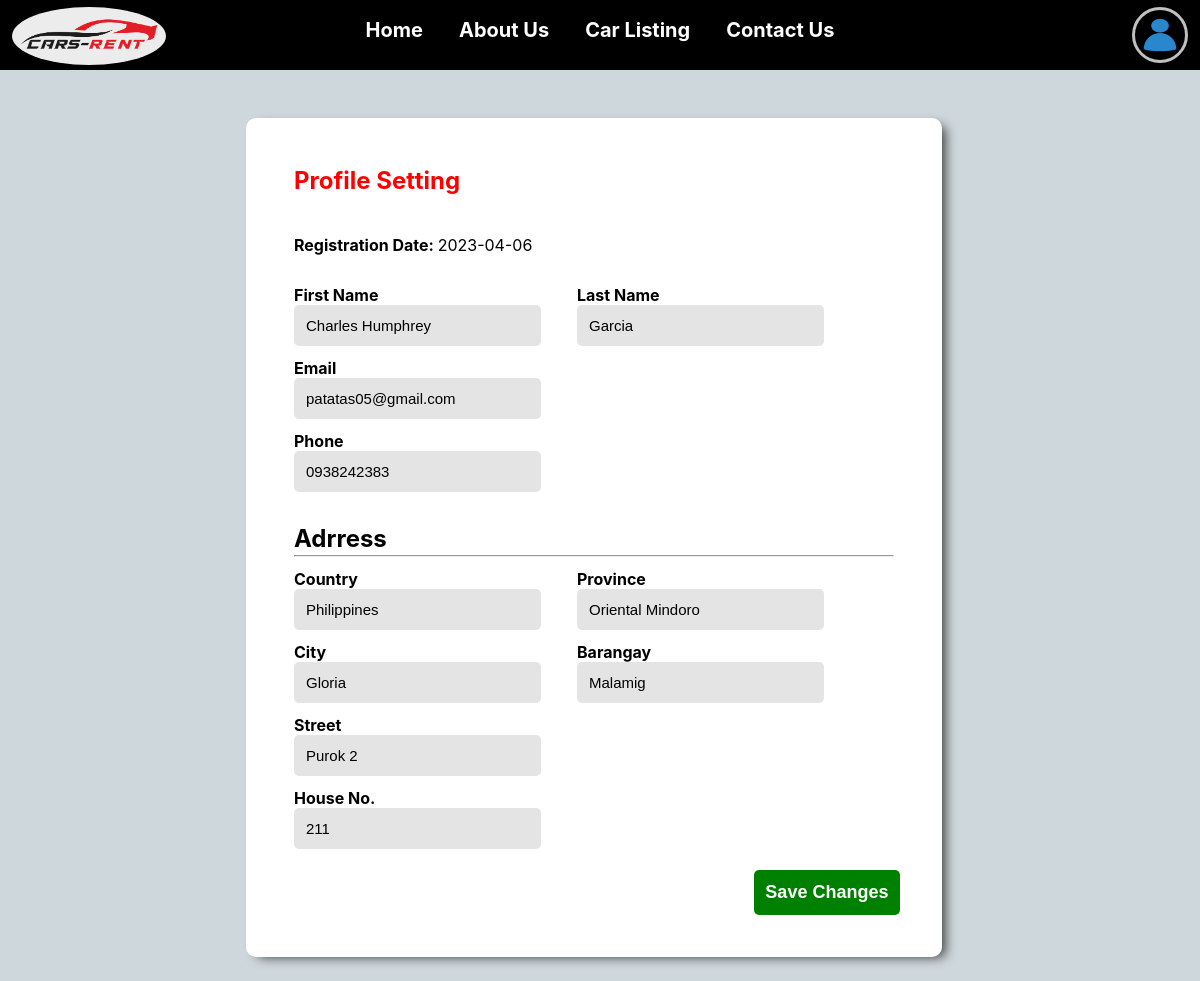
Page /profile.php (signed in) on the committed database.
### tables this page shows
CREATE TABLE `tblusers` (
  `user_id` int(11) NOT NULL,
  `First_Name` varchar(120) NOT NULL,
  `Last_Name` varchar(120) NOT NULL,
  `Email` varchar(100) NOT NULL,
  `Password` varchar(100) NOT NULL,
  `ContactNo` char(11) NOT NULL,
  `house_no` varchar(20) DEFAULT NULL,
  `street` varchar(100) DEFAULT NULL,
  `Barangay` varchar(100) NOT NULL,
  `City` varchar(100) NOT NULL,
  `ZipCode` int(4) NOT NULL,
  `Province` varchar(100) NOT NULL,
  `Country` varchar(100) NOT NULL,
  `RegDate` date NOT NULL
);

### profile.php (the view, shortened to what this page needs)
<?php
	include("include/connection.php");
?>
<!DOCTYPE html>
<html>
<head>
	<link rel="stylesheet" type="text/css" href="css/animate.min.css">
	<link rel="stylesheet" type="text/css" href="css/userside.css">
</head>
<body>
	<div class="navbar">
		<div class="logo">
			<img src="img/logo.png">
		</div>
		<a href="home.php" >Home</a>
		<a href="aboutus.php" >About Us</a>
		<a href="carlist.php" >Car Listing</a>
		<a href="contactus.php">Contact Us</a>
		<div class="profile" id="profile">
			<img src="img/person.png">
		</div>
	</div>
	<div class="profile-box">
		<form method="get">
		<h2 style="margin-bottom:40px;color: red;">Profile Setting</h2>
		<?php
			$user_id = $_SESSION['id'];
			$sql_show = "SELECT * FROM tblusers where user_id = '{$user_id}'";
			$result = $conn->query($sql_show);
			while($rows = $result->fetch_assoc()){
		?>
			<p style="margin-bottom:20px;"><b>Registration Date: </b><?php echo $rows['RegDate']; ?></p>
			<div class="profile-section">
				<div class="rowss">
					<div class="names" >
						<label class="profile-label">First Name</label>
						<input type="text" name="fname" value="<?php echo $rows['First_Name']; ?>">
					</div>
					<div class="names">
						<label class="profile-label">Last Name</label>
						<input type="text" name="lname" value="<?php echo $rows['Last_Name']; ?>">
					</div>
				</div>
				<div class="rowss">
					<div class="names">
						<label class="profile-label1">Email</label>
						<input class="input1" type="email" name="phone" value="<?php echo $rows['Email']; ?>">
					</div>
				</div>
				<div class="rowss">
					<div class="names">
						<label class="profile-label1">Phone</label>
						<input type="number" name="email" value="<?php echo $rows['ContactNo']; ?>">
					</div>
				</div>
				<h2 style="margin-top:5%;">Adrress</h2>
				<hr>
				<div class="rowss">
					<div class="names">
						<label class="profile-label1">Country</label>
						<input readonly type="text" name="country" value="<?php echo $rows['Country']; ?>">
					</div>
					<div class="names">
						<label class="profile-label1">Province</label>
						<input type="text" name="province" value="<?php echo $rows['Province']; ?>">
					</div>
				</div>
				<div class="rowss">
					<div class="names">
						<label class="profile-label1">City</label>
						<input type="text" name="city" value="<?php echo $rows['City']; ?>">
					</div>
					<div class="names">
						<label class="profile-label1">Barangay</label>
						<input type="text" name="barangay" value="<?php echo $rows['Barangay']; ?>">
					</div>
				</div>
				<div class="rowss">
					<div class="names">
						<label class="profile-label1">Street</label>
						<input type="text" name="street" value="<?php echo $rows['street']; ?>">
					</div>
				</div>
				<div class="rowss">
					<div class="names">
						<label class="profile-label1">House No.</label>
						<input type="text" name="houseno" value="<?php echo $rows['house_no']; ?>">
					</div>
				</div>
			</div>
		<?php
			}
		?>
			<input id="save" type="submit" name="save" value="Save Changes">
		</form>
	</div>
</body>
</html>

### css/userside.css (style rules this page uses)
* { margin: 0; padding: 0; }
body { font-family: "Inter",sans-serif; background-color: #607d8b4d; overflow-x: hidden; }
.navbar { height: 70px; width: 100%; background-color: black; display: flex; place-content: center; position: relative; }
.navbar a { padding: 1.5%; font-size: 20px; font-weight: 700; color: white; text-align: center; text-decoration: none; transition: ease-in-out .2s; }
.navbar .logo { position: absolute; left: 1%; top: 10%; cursor: pointer; background-color: #ececec; padding: 2px; border-radius: 50%; }
.navbar .logo img { width: 150px; height: 50px; }
.navbar .profile { position: absolute; right: 1%; top: 10%; cursor: pointer; }
.navbar .profile img { width: 50px; height: 50px; border-radius: 50%; border: 3px solid silver; }
.profile-box { width: 50%; background-color: white; padding: 4% 4% 9% 4%; margin: 4% 0 2% 20.5%; border-radius: 10px; position: relative; box-shadow: 4px 4px 17px 28px rgba(0,0,0,0.75); -webkit-box-shadow: 7px 4px 12px -4px rgba(0,0,0,0.75); -moz-box-shadow: 4px 4px 17px 3px rgba(0,0,0,0.75); }
.profile-box form #save { padding: 1.7%; font-size: 18px; position: absolute; bottom: 5%; right: 6%; background-color: green; font-weight: 700; color: white; border: none; border-radius: 5px; cursor: pointer; }
.profile-box .profile-section { display: flex; flex-direction: column; gap: 2px; }
.profile-box .profile-section .rowss { display: flex; flex-direction: row; gap: 10%; }
.profile-box .profile-section .rowss .names { display: flex; flex-direction: column; }
.profile-box .profile-section .rowss label { font-weight: 700; margin-top: 10px; }
.profile-box .profile-section .rowss input { padding: 12px; font-size: 15px; width: 100%; border-radius: 5px; border: none; background-color: #80808036; }
.profile-label { font-weight: 700; }

### rows in the picture
tblusers: RegDate "2023-04-06", fname "Charles Humphrey", lname "Garcia", phone "patatas05@gmail.com", email "0938242383", country "Philippines", province "Oriental Mindoro", city "Gloria", barangay "Malamig", street "Purok 2", houseno "211"
